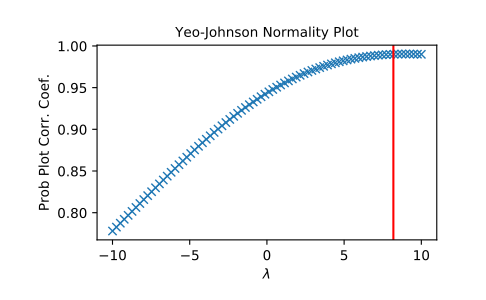

The script that drew this image:
from scipy import stats
import matplotlib.pyplot as plt
np.random.seed(1234)  # make this example reproducible

# Generate some data and determine optimal ``lmbda``

x = stats.loggamma.rvs(5, size=30) + 5
lmax = stats.yeojohnson_normmax(x)

fig = plt.figure()
ax = fig.add_subplot(111)
prob = stats.yeojohnson_normplot(x, -10, 10, plot=ax)
ax.axvline(lmax, color='r')

plt.show()
